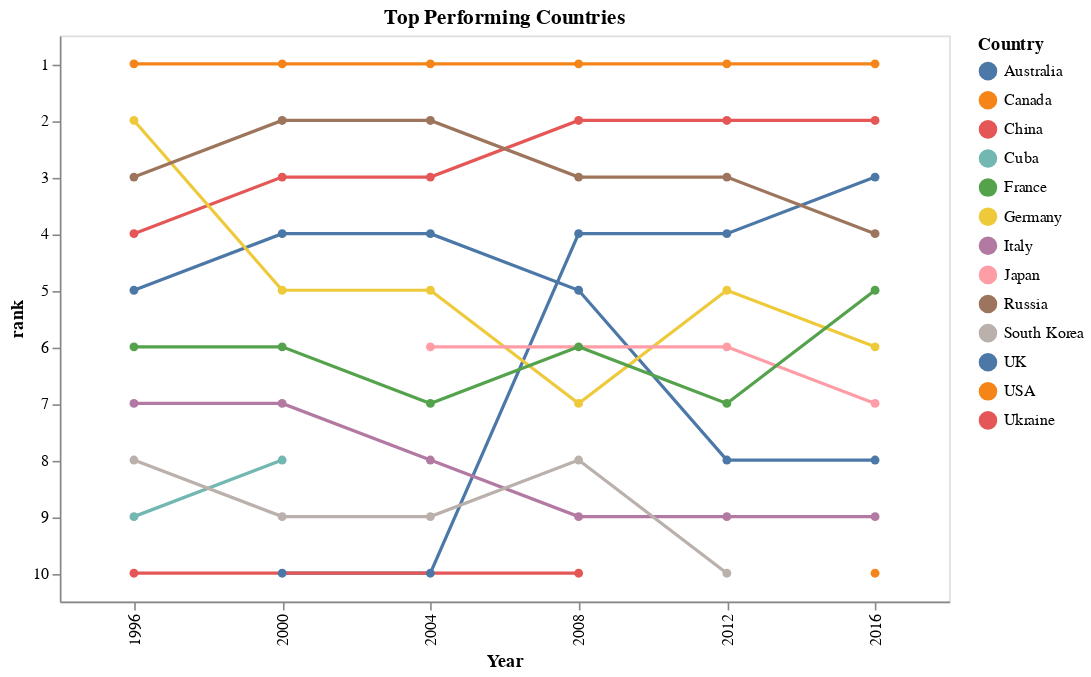

This figure's notebook cell:
### Code cell
alt.Chart(up_and_coming).mark_line(point = True).encode(
    x = 'Year:O',
    y = 'rank:O',
    color = alt.Color("Country:N"),
    tooltip = [alt.Tooltip('Country')]).properties(
    title = "Top Performing Countries",
    width = 550,
    height = 350
)

### Figure 1 — Vega-Lite specification as saved in the notebook (floating-point values rounded to 4 significant figures)
{"config": {"view": {"continuousWidth": 400, "continuousHeight": 300}}, "data": {"name": "data-0c0b8c7b2983163a6c568548ae880080"}, "mark": {"type": "line", "point": true}, "encoding": {"color": {"type": "nominal", "field": "Country"}, "tooltip": [{"type": "nominal", "field": "Country"}], "x": {"type": "ordinal", "field": "Year"}, "y": {"type": "ordinal", "field": "rank"}}, "height": 350, "title": "Top Performing Countries", "width": 550, "$schema": "https://vega.github.io/schema/vega-lite/v4.8.1.json", "datasets": {"data-0c0b8c7b2983163a6c568548ae880080": [{"Country": "USA", "n_medals": 96, "Year": 1996, "rank": 1, "delta_previous": null}, {"Country": "USA", "n_medals": 91, "Year": 2000, "rank": 1, "delta_previous": -5.0}, {"Country": "USA", "n_medals": 101, "Year": 2004, "rank": 1, "delta_previous": 10.0}, {"Country": "USA", "n_medals": 110, "Year": 2008, "rank": 1, "delta_previous": 9.0}, {"Country": "USA", "n_medals": 102, "Year": 2012, "rank": 1, "delta_previous": -8.0}, {"Country": "USA", "n_medals": 120, "Year": 2016, "rank": 1, "delta_previous": 18.0}, {"Country": "Cuba", "n_medals": 25, "Year": 1996, "rank": 9, "delta_previous": null}, {"Country": "Cuba", "n_medals": 29, "Year": 2000, "rank": 8, "delta_previous": 4.0}, {"Country": "Australia", "n_medals": 41, "Year": 1996, "rank": 5, "delta_previous": null}, {"Country": "Australia", "n_medals": 58, "Year": 2000, "rank": 4, "delta_previous": 17.0}, {"Country": "Australia", "n_medals": 50, "Year": 2004, "rank": 4, "delta_previous": -8.0}, {"Country": "Australia", "n_medals": 46, "Year": 2008, "rank": 5, "delta_previous": -4.0}, {"Country": "Australia", "n_medals": 35, "Year": 2012, "rank": 8, "delta_previous": -11.0}, {"Country": "Australia", "n_medals": 29, "Year": 2016, "rank": 8, "delta_previous": -6.0}, {"Country": "China", "n_medals": 51, "Year": 1996, "rank": 4, "delta_previous": null}, {"Country": "China", "n_medals": 58, "Year": 2000, "rank": 3, "delta_previous": 7.0}, {"Country": "China", "n_medals": 64, "Year": 2004, "rank": 3, "delta_previous": 6.0}, {"Country": "China", "n_medals": 100, "Year": 2008, "rank": 2, "delta_previous": 36.0}, {"Country": "China", "n_medals": 89, "Year": 2012, "rank": 2, "delta_previous": -11.0}, {"Country": "China", "n_medals": 70, "Year": 2016, "rank": 2, "delta_previous": -19.0}, {"Country": "UK", "n_medals": 28, "Year": 2000, "rank": 10, "delta_previous": null}, {"Country": "UK", "n_medals": 30, "Year": 2004, "rank": 10, "delta_previous": 2.0}, {"Country": "UK", "n_medals": 48, "Year": 2008, "rank": 4, "delta_previous": 18.0}, {"Country": "UK", "n_medals": 65, "Year": 2012, "rank": 4, "delta_previous": 17.0}, {"Country": "UK", "n_medals": 67, "Year": 2016, "rank": 3, "delta_previous": 2.0}, {"Country": "Italy", "n_medals": 35, "Year": 1996, "rank": 7, "delta_previous": null}, {"Country": "Italy", "n_medals": 34, "Year": 2000, "rank": 7, "delta_previous": -1.0}, {"Country": "Italy", "n_medals": 32, "Year": 2004, "rank": 8, "delta_previous": -2.0}, {"Country": "Italy", "n_medals": 27, "Year": 2008, "rank": 9, "delta_previous": -5.0}, {"Country": "Italy", "n_medals": 28, "Year": 2012, "rank": 9, "delta_previous": 1.0}, {"Country": "Italy", "n_medals": 28, "Year": 2016, "rank": 9, "delta_previous": 0.0}, {"Country": "Canada", "n_medals": 22, "Year": 2016, "rank": 10, "delta_previous": null}, {"Country": "Germany", "n_medals": 65, "Year": 1996, "rank": 2, "delta_previous": null}, {"Country": "Germany", "n_medals": 56, "Year": 2000, "rank": 5, "delta_previous": -9.0}, {"Country": "Germany", "n_medals": 49, "Year": 2004, "rank": 5, "delta_previous": -7.0}, {"Country": "Germany", "n_medals": 41, "Year": 2008, "rank": 7, "delta_previous": -8.0}, {"Country": "Germany", "n_medals": 44, "Year": 2012, "rank": 5, "delta_previous": 3.0}, {"Country": "Germany", "n_medals": 42, "Year": 2016, "rank": 6, "delta_previous": -2.0}, {"Country": "Japan", "n_medals": 37, "Year": 2004, "rank": 6, "delta_previous": null}, {"Country": "Japan", "n_medals": 38, "Year": 2012, "rank": 6, "delta_previous": 1.0}, {"Country": "Japan", "n_medals": 41, "Year": 2016, "rank": 7, "delta_previous": 3.0}, {"Country": "Ukraine", "n_medals": 23, "Year": 1996, "rank": 10, "delta_previous": null}, {"Country": "Ukraine", "n_medals": 27, "Year": 2008, "rank": 10, "delta_previous": 4.0}, {"Country": "Russia", "n_medals": 63, "Year": 1996, "rank": 3, "delta_previous": null}, {"Country": "Russia", "n_medals": 89, "Year": 2000, "rank": 2, "delta_previous": 26.0}, {"Country": "Russia", "n_medals": 90, "Year": 2004, "rank": 2, "delta_previous": 1.0}, {"Country": "Russia", "n_medals": 72, "Year": 2008, "rank": 3, "delta_previous": -18.0}, {"Country": "Russia", "n_medals": 82, "Year": 2012, "rank": 3, "delta_previous": 10.0}, {"Country": "Russia", "n_medals": 56, "Year": 2016, "rank": 4, "delta_previous": -26.0}, {"Country": "South Korea", "n_medals": 27, "Year": 1996, "rank": 8, "delta_previous": null}, {"Country": "South Korea", "n_medals": 28, "Year": 2000, "rank": 9, "delta_previous": 1.0}, {"Country": "South Korea", "n_medals": 30, "Year": 2004, "rank": 9, "delta_previous": 2.0}, {"Country": "South Korea", "n_medals": 31, "Year": 2008, "rank": 8, "delta_previous": 1.0}, {"Country": "South Korea", "n_medals": 28, "Year": 2012, "rank": 10, "delta_previous": -3.0}, {"Country": "France", "n_medals": 37, "Year": 1996, "rank": 6, "delta_previous": null}, {"Country": "France", "n_medals": 38, "Year": 2000, "rank": 6, "delta_previous": 1.0}, {"Country": "France", "n_medals": 33, "Year": 2004, "rank": 7, "delta_previous": -5.0}, {"Country": "France", "n_medals": 41, "Year": 2008, "rank": 6, "delta_previous": 8.0}, {"Country": "France", "n_medals": 35, "Year": 2012, "rank": 7, "delta_previous": -6.0}, {"Country": "France", "n_medals": 42, "Year": 2016, "rank": 5, "delta_previous": 7.0}]}}
